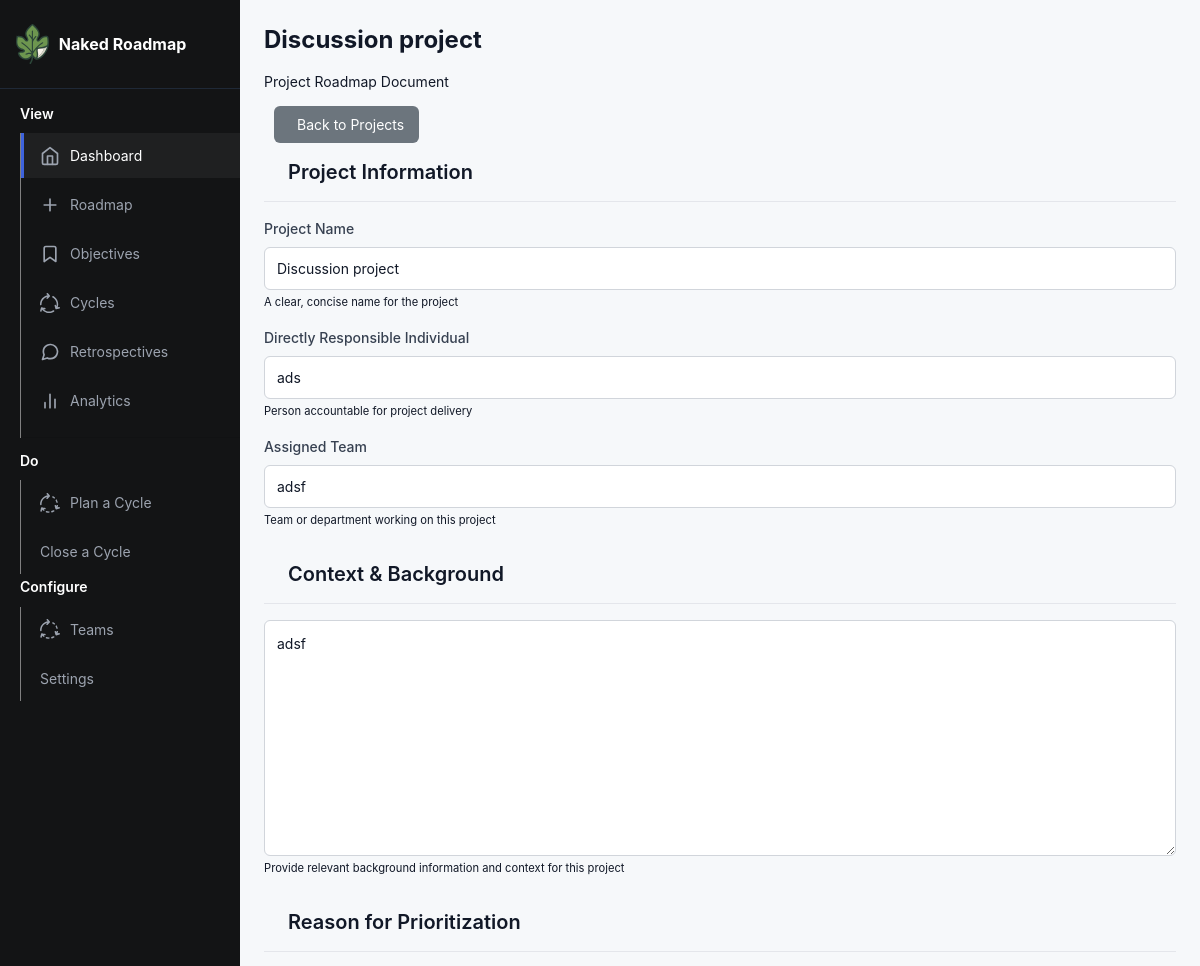
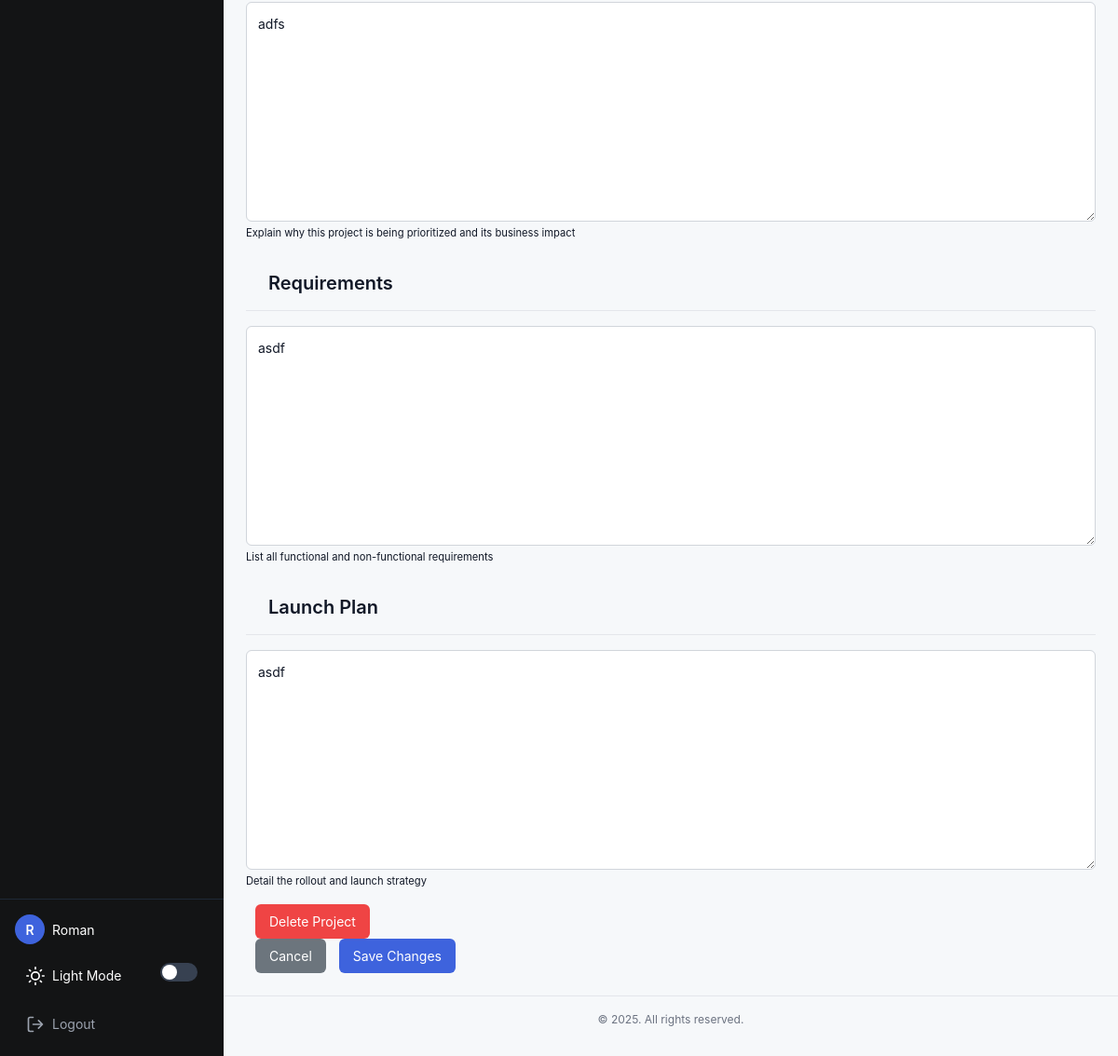
The page /project/2/edit/ (signed in) on the database its author committed (2 pictures, top to bottom).
### app/models.py (models this page shows, shortened)
class User(UserMixin, db.Model):
    id: so.Mapped[int] = so.mapped_column(primary_key=True)
    username: so.Mapped[str] = so.mapped_column(sa.String(64), index=True, unique=True)
    email: so.Mapped[str] = so.mapped_column(sa.String(120), index=True, unique=True)
    password_hash: so.Mapped[Optional[str]] = so.mapped_column(sa.String(256))
    posts: so.WriteOnlyMapped['Post'] = so.relationship(back_populates='author')

class Project(db.Model):
    __tablename__ = "project"
    id: so.Mapped[int] = so.mapped_column(primary_key=True)
    name: so.Mapped[str] = so.mapped_column(sa.TEXT())
    created: so.Mapped[datetime] = so.mapped_column(index=True, default=lambda: datetime.now(timezone.utc))
    dri: so.Mapped[str] = so.mapped_column(sa.TEXT())
    team: so.Mapped[str] = so.mapped_column(sa.TEXT())
    context: so.Mapped[str] = so.mapped_column(sa.TEXT())
    why: so.Mapped[str] = so.mapped_column(sa.TEXT())
    requirements: so.Mapped[str] = so.mapped_column(sa.TEXT())
    launch: so.Mapped[str] = so.mapped_column(sa.TEXT())
    location: so.Mapped[str] = so.mapped_column(sa.TEXT(),  nullable=True, default="discussion")
    type: so.Mapped[str] = so.mapped_column(sa.TEXT(), nullable=True)
    status: so.Mapped[str] = so.mapped_column(sa.TEXT(), nullable=True, default="Active")
    objective_id = db.Column(db.Integer, db.ForeignKey('goal.id'), nullable=True)
    objective = db.relationship('Goal', backref=db.backref('projects', lazy='dynamic'))

### app/routes.py (the view, shortened to what this page needs)
@app.route('/project/<int:project_id>/edit/', methods=('GET', 'POST'))
@login_required
def edit_project(project_id):
    project = Project.query.filter_by(id=project_id).first_or_404()
    if not current_user.can_edit_project(project):
        flash('You do not have permission to edit this project.', 'error')
        return redirect(url_for('index'))
    form = CreateProject()
    if request.method == 'GET':
        form.name.data = project.name
        form.dri.data = project.dri
        form.team.data = project.team
        form.context.data = project.context
        form.why.data = project.why
        form.requirements.data = project.requirements
        form.launch.data = project.launch
    return render_template('edit.html', project=project, form=form)

### app/models.py (called while the page is built)
@login.user_loader
def load_user(id):
    return db.session.get(User, int(id))

### app/routes.py (called while the page is built)
@app.context_processor
def inject_csrf_token():
    return dict(csrf_token=generate_csrf())

### app/utils.py (called while the page is built)
def user_can_edit_project(self, project):
    return True

### app/templates/edit.html (shortened to what this page needs)
{% extends 'base.html' %}
{% block content %}
<div class="edit-project-container">
  <div class="page-header">
    <div>
      <h1 class="document-title">{{ project.name }}</h1>
      <p class="document-subtitle">Project Roadmap Document</p>
    </div>
    <div>
      <a href="{{ url_for('index') }}" class="btn btn-secondary">
         Back to Projects
      </a>
    </div>
  </div>
  <form id="edit-project-form" method="post" class="needs-validation">
    <div class="document-section">
      <h2 class="section-header">Project Information</h2>
      <div class="form-group">
        <label for="name" class="form-label required-field">{{ form.name.label.text }}</label>
        {{ form.name(class_="form-control", placeholder="Enter project name", autocomplete="off", required=true) }}
        <small class="form-hint">A clear, concise name for the project</small>
      </div>
      <div class="metadata-row">
        <div class="metadata-item">
          <div class="form-group">
            <label for="dri" class="form-label required-field">{{ form.dri.label.text }}</label>
            {{ form.dri(class_="form-control", placeholder="Name of responsible individual", required=true) }}
            <small class="form-hint">Person accountable for project delivery</small>
          </div>
        </div>
        <div class="metadata-item">
          <div class="form-group">
            <label for="team" class="form-label required-field">{{ form.team.label.text }}</label>
            {{ form.team(class_="form-control", placeholder="Team or department name", required=true) }}
            <small class="form-hint">Team or department working on this project</small>
          </div>
        </div>
      </div>
    </div>
    <div class="document-section">
      <h2 class="section-header">Context & Background</h2>
      <div class="form-group">
        <div class="rich-text-container">
        <textarea id="context" name="context" class="form-control rich-text-editor" rows="10">{{ project.context }}</textarea>
        </div>
        <small class="form-hint">Provide relevant background information and context for this project</small>
      </div>
    </div>
    <div class="document-section">
      <h2 class="section-header">Reason for Prioritization</h2>
      <div class="form-group">
        <div class="rich-text-container">
          {{ form.why(class_="form-control rich-text-editor", rows="10") }}
        </div>
        <small class="form-hint">Explain why this project is being prioritized and its business impact</small>
      </div>
    </div>
    <div class="document-section">
      <h2 class="section-header">Requirements</h2>
      <div class="form-group">
        <div class="rich-text-container">
          {{ form.requirements(class_="form-control rich-text-editor", rows="10") }}
        </div>
        <small class="form-hint">List all functional and non-functional requirements</small>
      </div>
    </div>
    <div class="document-section">
      <h2 class="section-header">Launch Plan</h2>
      <div class="form-group">
        <div class="rich-text-container">
          {{ form.launch(class_="form-control rich-text-editor", rows="10") }}
        </div>
        <small class="form-hint">Detail the rollout and launch strategy</small>
      </div>
    </div>
    <div class="actions-bar">
      <div>
        <button type="button" class="btn btn-danger" data-toggle="modal" data-target="#deleteConfirmModal">
          Delete Project
        </button>
      </div>
      <div>
        <a href="{{ url_for('index') }}" class="btn btn-secondary">Cancel</a>
        <button type="submit" id="save-button" class="btn btn-primary">
          Save Changes
        </button>
      </div>
    </div>
  </form>
</div>
{% endblock %}

### app/templates/base.html (shortened to what this page needs)
<!doctype html>
<html lang="en" data-theme="light">
<head>
  <link rel="stylesheet" href="https://stackpath.bootstrapcdn.com/bootstrap/4.3.1/css/bootstrap.min.css">
  <link rel="stylesheet" type="text/css" href={{ url_for('static', filename='./css/style.css')}}>
  <link href="static/fonts/Mulish/Mulish-VariableFont_wght.ttf" rel="stylesheet">
</head>
<body>
  <div class="app-container">
    <div class="sidebar">
      <div class="sidebar-header">
        <a href="{{ url_for('index')}}" class="logo">
          <img src="{{ url_for('static', filename='fig-icon.svg')}}" style="max-height:40px; margin-right:10px;">
          <span>Naked Roadmap</span>
        </a>
      </div>
      <nav class="sidebar-nav">
        <h6 style="margin:0px 20px; padding-bottom:10px;">View</h6>
        <ul>
          <li>
            <a href="{{ url_for('index') }}" class="active">
              <img src="{{ url_for('static', filename='./icons/dashboard.svg')}}" style="max-height:20px; margin-right:10px;">
              Dashboard
            </a>
          </li>
          <li>
            <a href="{{ url_for('projectspage') }}">
              <img src="{{ url_for('static', filename='./icons/roadmap.svg')}}" style="max-height:20px; margin-right:10px;">
              Roadmap
            </a>
          </li>
          <li>
            <a href="{{ url_for('createGoal') }}">
              <img src="{{ url_for('static', filename='./icons/objective.svg')}}" style="max-height:20px; margin-right:10px;">
              Objectives
            </a>
          </li>
          <li>
            <a href="{{ url_for('show_cycles') }}">
              <img src="{{ url_for('static', filename='./icons/cycle.svg')}}" style="max-height:20px; margin-right:10px;"> Cycles
            </a>
          </li>
          <li>
            <a href="#">
              <img src="{{ url_for('static', filename='./icons/retrospectives.svg')}}" style="max-height:20px; margin-right:10px;">
              Retrospectives
            </a>
          </li>
          <li>
            <a href="#">
              <img src="{{ url_for('static', filename='./icons/analytics.svg')}}" style="max-height:20px; margin-right:10px;">
              Analytics
            </a>
          </li>
          <li>
            <hr>
          </li>
        </ul>
        <h6 style="margin:0px 20px; padding-bottom:10px;">Do</h6>
        <ul>
          <li>
            <a href="{{url_for('plan_sprint') }}">
              <img src="{{ url_for('static', filename='./icons/cycle-2.svg')}}" style="max-height:20px; margin-right:10px;"> Plan a Cycle
            </a>
          </li>
          <li>
            <a href="#">
              Close a Cycle
            </a>
          </li>
        </ul>
        <h6 style="margin:0px 20px; padding-bottom:10px;">Configure</h6>
        <ul>
          <li>
            <a href="{{url_for('plan_sprint') }}">
              <img src="{{ url_for('static', filename='./icons/cycle-2.svg')}}" style="max-height:20px; margin-right:10px;"> Teams
            </a>
          </li>
          <li>
            <a href="#">
              Settings
            </a>
          </li>
        </ul>
      </nav>
      <div class="sidebar-footer">
        {% if current_user.is_anonymous %}
        <a href="{{ url_for('login') }}" class="btn-login">
          <svg width="20" height="20" viewBox="0 0 24 24" fill="none" xmlns="http://www.w3.org/2000/svg">
            <path d="M15 3h4a2 2 0 012 2v14a2 2 0 01-2 2h-4M10 17l5-5-5-5M15 12H3" stroke="currentColor" stroke-width="2" stroke-linecap="round" stroke-linejoin="round" />
          </svg>
          Login
        </a>
        <div class="theme-switch">
          <svg class="theme-switch-icon" xmlns="http://www.w3.org/2000/svg" width="20" height="20" viewBox="0 0 24 24" fill="none" stroke="currentColor" stroke-width="2" stroke-linecap="round" stroke-linejoin="round">
            <circle cx="12" cy="12" r="5"></circle>
            <line x1="12" y1="1" x2="12" y2="3"></line>
            <line x1="12" y1="21" x2="12" y2="23"></line>
            <line x1="4.22" y1="4.22" x2="5.64" y2="5.64"></line>
            <line x1="18.36" y1="18.36" x2="19.78" y2="19.78"></line>
            <line x1="1" y1="12" x2="3" y2="12"></line>
            <line x1="21" y1="12" x2="23" y2="12"></line>
            <line x1="4.22" y1="19.78" x2="5.64" y2="18.36"></line>
            <line x1="18.36" y1="5.64" x2="19.78" y2="4.22"></line>
          </svg>
          <span class="theme-switch-text">Light Mode</span>
          <label class="toggle-switch">
            <input type="checkbox" id="theme-toggle">
            <span class="toggle-slider"></span>
          </label>
        </div>
        {% else %}
        <div class="user-info">
          <div class="user-avatar">{{ current_user.username[0] }}</div>
          <span>{{ current_user.username }}</span>
        </div>
        <div class="theme-switch">
          <span class="theme-switch-text">Light Mode</span>
          <label class="toggle-switch">
            <span class="toggle-slider"></span>
          </label>
        </div>
        <a href="{{ url_for('logout') }}" class="btn-logout">
          <svg width="20" height="20" viewBox="0 0 24 24" fill="none" xmlns="http://www.w3.org/2000/svg">
            <path d="M9 21H5a2 2 0 01-2-2V5a2 2 0 012-2h4M16 17l5-5-5-5M21 12H9" stroke="currentColor" stroke-width="2" stroke-linecap="round" stroke-linejoin="round" />
          </svg>
          Logout
        </a>
        {% endif %}
      </div>
    </div>
    <div class="main-content">
      <div class="content-container">
        {% block content %}{% endblock %}
      </div>
      <footer class="app-footer">
        <p>&copy; {{ config.company_name }} 2025. All rights reserved.</p>
      </footer>
    </div>
  </div>
</body>
</html>

### rows shown on the page
User: username "R", username "Roman"
Project: name "Discussion project", dri "ads", team "adsf", context "adsf", why "adfs", requirements "asdf", launch "asdf"
